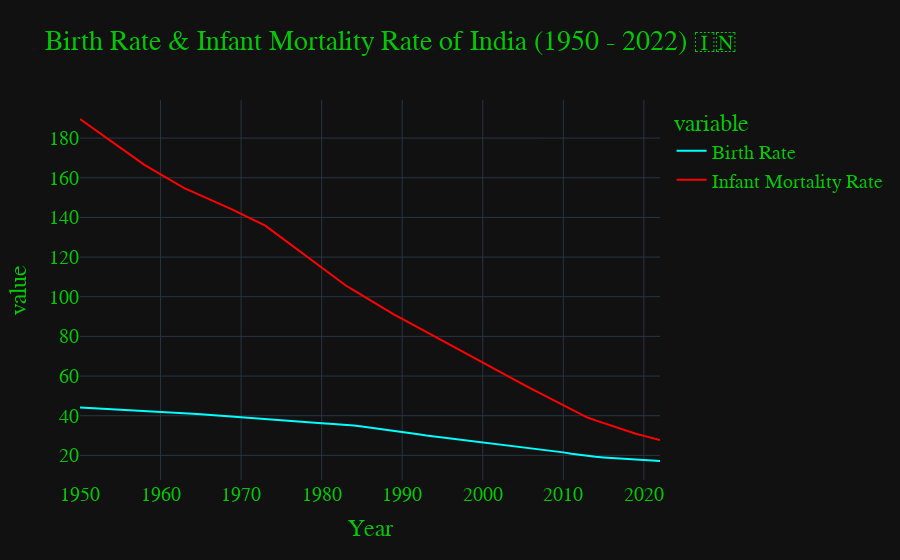

Here is the notebook cell this chart was saved with:
### Code cell
fig = px.line(mydata, x = "Year",  y = ["Birth Rate", "Infant Mortality Rate"], color = "variable",
              color_discrete_sequence = ["#00FFFF", "#FF0000"],
              title = "Birth Rate & Infant Mortality Rate of India (1950 - 2022) 🇮🇳")

fig.update_layout(template = "plotly_dark", font = dict(family = "PT Sans", size = 20, color = "#00C700"))

fig.show()

### Figure 1 — Plotly figure (JSON) as saved in the notebook; plotly's stock layout.template omitted (floating-point values rounded to 4 significant figures)
{"data": [{"hovertemplate": "variable=Birth Rate<br>Year=%{x}<br>value=%{y}<extra></extra>", "legendgroup": "Birth Rate", "line": {"color": "#00FFFF", "dash": "solid"}, "marker": {"symbol": "circle"}, "mode": "lines", "name": "Birth Rate", "orientation": "v", "showlegend": true, "type": "scatter", "x": [1950, 1951, 1952, 1953, 1954, 1955, 1956, 1957, 1958, 1959, 1960, 1961, 1962, 1963, 1964, 1965, 1966, 1967, 1968, 1969, 1970, 1971, 1972, 1973, 1974, 1975, 1976, 1977, 1978, 1979, 1980, 1981, 1982, 1983, 1984, 1985, 1986, 1987, 1988, 1989, 1990, 1991, 1992, 1993, 1994, 1995, 1996, 1997, 1998, 1999, 2000, 2001, 2002, 2003, 2004, 2005, 2006, 2007, 2008, 2009, 2010, 2011, 2012, 2013, 2014, 2015, 2016, 2017, 2018, 2019, 2020, 2021, 2022], "xaxis": "x", "y": [44.17, 43.97, 43.76, 43.56, 43.35, 43.15, 42.94, 42.73, 42.53, 42.3, 42.07, 41.84, 41.6, 41.37, 41.05, 40.73, 40.41, 40.09, 39.77, 39.5, 39.23, 38.96, 38.69, 38.42, 38.07, 37.72, 37.37, 37.01, 36.66, 36.44, 36.22, 35.99, 35.77, 35.55, 35.04, 34.53, 34.02, 33.52, 33.01, 32.41, 31.82, 31.22, 30.62, 30.03, 29.54, 29.04, 28.55, 28.06, 27.57, 27.1, 26.64, 26.17, 25.7, 25.24, 24.75, 24.27, 23.78, 23.29, 22.81, 22.16, 21.51, 20.86, 20.21, 19.56, 19.25, 18.94, 18.64, 18.33, 18.02, 17.81, 17.59, 17.38, 17.16], "yaxis": "y"}, {"hovertemplate": "variable=Infant Mortality Rate<br>Year=%{x}<br>value=%{y}<extra></extra>", "legendgroup": "Infant Mortality Rate", "line": {"color": "#FF0000", "dash": "solid"}, "marker": {"symbol": "circle"}, "mode": "lines", "name": "Infant Mortality Rate", "orientation": "v", "showlegend": true, "type": "scatter", "x": [1950, 1951, 1952, 1953, 1954, 1955, 1956, 1957, 1958, 1959, 1960, 1961, 1962, 1963, 1964, 1965, 1966, 1967, 1968, 1969, 1970, 1971, 1972, 1973, 1974, 1975, 1976, 1977, 1978, 1979, 1980, 1981, 1982, 1983, 1984, 1985, 1986, 1987, 1988, 1989, 1990, 1991, 1992, 1993, 1994, 1995, 1996, 1997, 1998, 1999, 2000, 2001, 2002, 2003, 2004, 2005, 2006, 2007, 2008, 2009, 2010, 2011, 2012, 2013, 2014, 2015, 2016, 2017, 2018, 2019, 2020, 2021, 2022], "xaxis": "x", "y": [189.6, 186.7, 183.8, 181.0, 178.1, 175.2, 172.3, 169.4, 166.5, 164.1, 161.7, 159.4, 157.0, 154.6, 152.9, 151.1, 149.3, 147.6, 145.8, 143.8, 141.8, 139.8, 137.8, 135.8, 132.8, 129.8, 126.8, 123.8, 120.8, 117.8, 114.7, 111.7, 108.7, 105.7, 103.2, 100.7, 98.21, 95.73, 93.25, 91.02, 88.79, 86.56, 84.34, 82.11, 79.94, 77.76, 75.59, 73.42, 71.25, 68.99, 66.73, 64.47, 62.21, 59.95, 57.85, 55.76, 53.66, 51.56, 49.46, 47.38, 45.31, 43.23, 41.16, 39.08, 37.67, 36.25, 34.83, 33.42, 32, 30.92, 29.85, 28.77, 27.7], "yaxis": "y"}], "layout": {"font": {"color": "#00C700", "family": "PT Sans", "size": 20}, "legend": {"title": {"text": "variable"}, "tracegroupgap": 0}, "title": {"text": "Birth Rate & Infant Mortality Rate of India (1950 - 2022) 🇮🇳"}, "xaxis": {"anchor": "y", "domain": [0, 1], "title": {"text": "Year"}}, "yaxis": {"anchor": "x", "domain": [0, 1], "title": {"text": "value"}}}}
